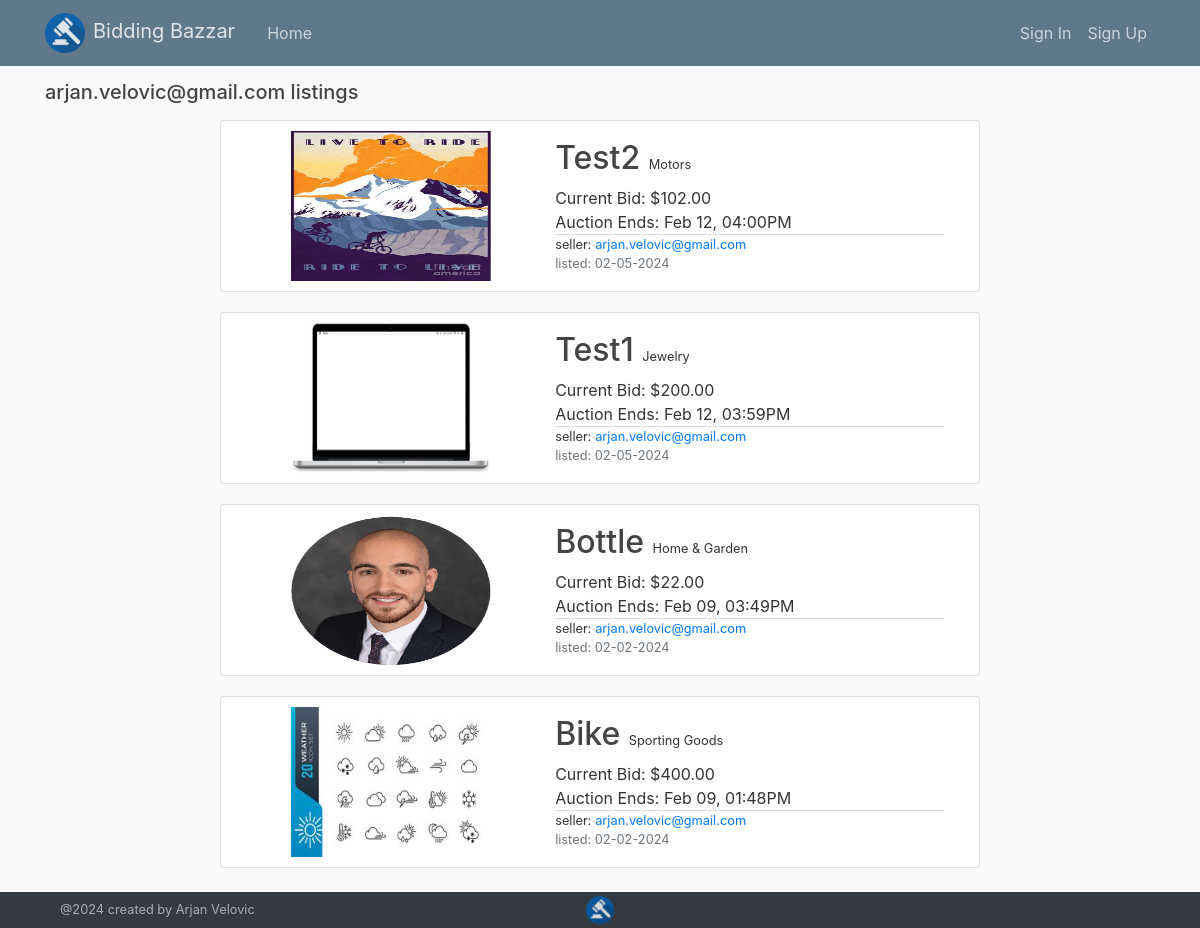
The app's page /items/arjan.velovic@gmail.com, older data.
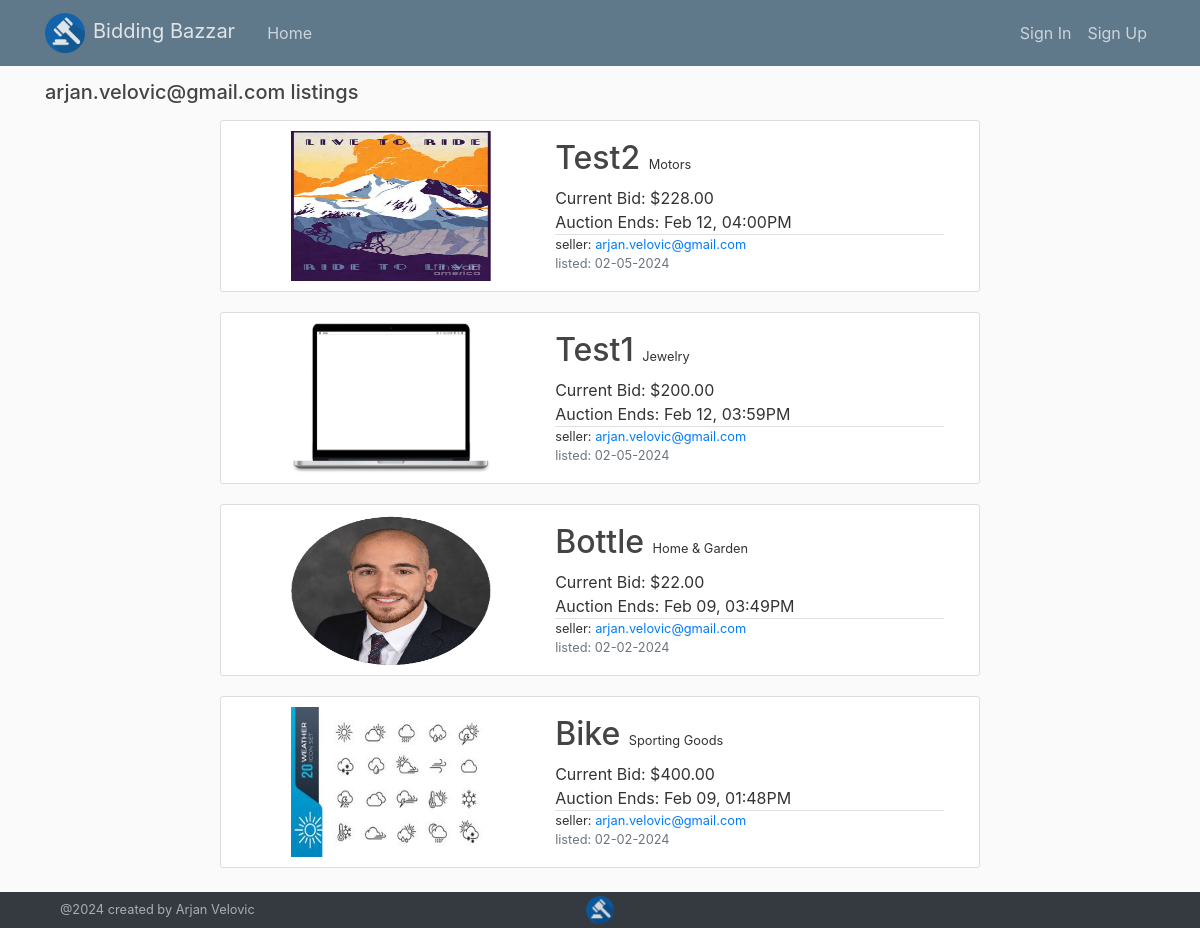
The same page, newer data.
### flaskmarket/models.py (models this page shows, shortened)
class Item(db.Model):
    id = db.Column(db.Integer, primary_key=True)
    title = db.Column(db.String(100), nullable=False)
    description = db.Column(db.Text, nullable=False)
    category = db.Column(db.String(100), nullable=False)
    image_file = db.Column(db.String(50), nullable=False, default='default2.jpg')
    price = db.Column(db.Numeric, nullable=False)
    seller = db.Column(db.Integer, db.ForeignKey('user.id'), nullable=False)
    listeddate = db.Column(db.DateTime, nullable=False, default=datetime.utcnow)
    enddate = db.Column(db.DateTime, nullable=False, default=datetime.utcnow)
    hasbuyer = db.Column(db.Boolean, nullable = False, default = False)
    bidinfo = db.relationship('Bid', backref='item', lazy=True)
    watches = db.relationship('Watchlist', backref='item', lazy=True)
    @hybrid_property
    def notactive(self):
        if datetime.utcnow() - timedelta(hours=5) >= self.enddate:
            return True
        else:
            return False

class User(db.Model, UserMixin):
    id = db.Column(db.Integer, primary_key=True)
    firstname = db.Column(db.String(100), nullable=False)
    lastname = db.Column(db.String(100), nullable=False)
    address = db.Column(db.String(200), nullable=False)
    phonenumber = db.Column(db.String(20), nullable=False)
    email = db.Column(db.String(120), unique=True, nullable=False)
    image_file = db.Column(db.String(20), nullable=False, default='default.jpg')
    password = db.Column(db.String(60), nullable=False)
    datecreated = db.Column(db.DateTime, nullable=False, default=datetime.utcnow)
    posts = db.relationship('Item', backref='author', lazy=True)
    bids = db.relationship('Bid', backref='bidder', lazy=True)
    watching = db.relationship('Watchlist', backref='watcher', lazy=True)

### flaskmarket/users/routes.py (the view)
@users.route("/items/<string:email>")
def user_items(email):
    user = User.query.filter_by(email=email).first_or_404()
    if Item.query.filter_by(author=user).count() == 0:
        return render_template('empty.html', user=user, keyword = 'listings', title='User Listings')
    else:
        items = Item.query.filter_by(author=user).order_by(Item.enddate.desc())
        return render_template('user_items.html', items=items, user=user, keyword = 'listings', title='User Listings')

### flaskmarket/templates/user_items.html (shortened to what this page needs)
{% extends "layout.html" %}
{% block content %}
    {% if current_user == user %}
      <h5 class="mb-3 text-capitalize">Your {{keyword}}</h5>
    {% else %}
      <h5 class="mb-3">{{ user.email }} {{keyword}}</h5>
    {% endif %}
    <div class="row justify-content-center">
      <div class="col-md-8">
        {% for item in items %}
        <article class="content-section row align-items-center">
            <div class="col-5 d-flex justify-content-center">
              <img class="article-img2" src="{{ url_for('static', filename='item_pics/' + item.image_file) }}">
            </div>
            <div class="col-7">
              <div class="mb-2">
                <a class="article-title h2 text-capitalize" href="{{ url_for('items.item', item_id=item.id) }}">{{ item.title }}</a>
                {% if item.category != "None" %}
                <small class="ml-1 \text-muted">{{ item.category }}</small>
                {% endif %}
              </div>
              {% if item.notactive and item.hasbuyer %}
                <div class="">Sold Price: ${{ item.price|round(2) }}</div>
              {% elif item.notactive and item.hasbuyer == False %}
              <div class="">Price: ${{ item.price|round(2) }}</div>
              {% elif item.notactive == False %}
                <div class="">Current Bid: ${{ item.price|round(2) }}</div>
              {% endif %}
              {% if item.notactive%}
                <div class="">Ended: {{ item.enddate.strftime('%h %d, %I:%M%p') }}</div>
              {% else %}
                <div class="">Auction Ends: {{ item.enddate.strftime('%h %d, %I:%M%p') }}</div>
              {% endif %}
              <div class="border-top grid">
                <div class="small">seller: <a class="mr-2" href="{{ url_for('users.user_items', email=item.author.email) }}">{{ item.author.email }}</a></div>
                <div class="small text-muted">listed: {{ item.listeddate.strftime('%m-%d-%Y') }}</div>
              </div>
            </div>
          </article>
        {% endfor %}
      </div>
    </div>
{% endblock content %}

Row changes from the older to the newer data that the page shows:
changed Item "Test2": price "102.00" → "228.00"
